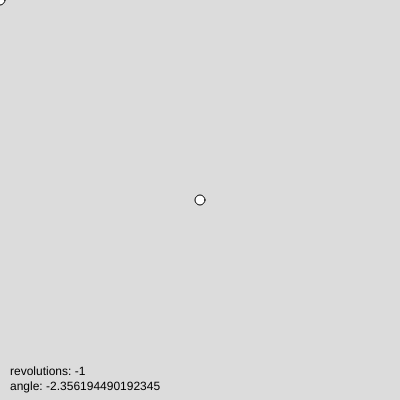
Frame 1 (no input)
Frame 60 (no input): identical to frame 1, image omitted
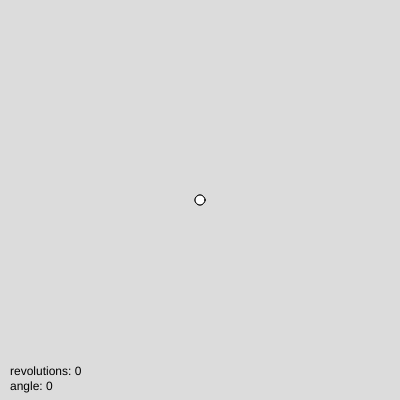
Frame 120 (the mouse pressed at the canvas centre since frame 60)

The p5.js sketch that drew these frames (run headless with seeded random() and noise() and a simulated clock; from frame 60 on, the mouse is pressed at the canvas centre):

// p5.js sketch
// ── sketch.js
/*
This p5.js sketch will let a user pick
a color in rgb space while only moving a mouse
cursor in xy space.
game ideas: give the player a target color to match
and a timer, a scoring system and an end condition
etc.. in other words: make it a game

idea: we could use as many poles as we want for rotating around
*/

// declare variables
let cr; // red color component
let cg; // green color component
let cb; // blue color component
let vecMid; // rotational axis
let vecMouse; // mouse position
let mouseHeading; // angle from "x axis" to mouse position
let countRevolutions; // number of full revolutions
let lastHeading; // heading in previous frame
let totalHeading; // total accumulated heading
let targetColor; // target color to match
let tolerance; // how close the player needs to get to the target color
let gameState; // current state of the game (e.g., "playing", "won", "lost")
let score; // player's score
let timer; // game timer
let startTime; // time when the game started
let gameDuration; // total duration of the game
let highScore; // highest score achieved


function setup() {
  createCanvas(400, 400);
  vecMid = createVector(width/2, height/2);
  vecMouse = createVector(mouseX, mouseY);
  cr = 0;
  cg = 0;
  cb = 0;
  countRevolutions = 0;
  lastHeading = 0;
  totalHeading = 0;
}

function draw() {
  background(220);
  vecMouse.set(mouseX, mouseY);
  mouseHeading = p5.Vector.sub(vecMouse, vecMid).heading();
  if (mouseHeading < 0) {
    mouseHeading += TWO_PI;
  }
  if (mouseHeading - lastHeading > PI) {
    countRevolutions--;
  }
  if (mouseHeading - lastHeading < -PI) {
    countRevolutions++;
  }
  totalHeading = mouseHeading + countRevolutions * TWO_PI;
  lastHeading = mouseHeading;
  ellipse(vecMid.x, vecMid.y, 10, 10);
  ellipse (vecMouse.x, vecMouse.y, 10, 10);
  text("angle: " + totalHeading, 10, height - 10);
  text("revolutions: " + countRevolutions, 10, height - 25);



}
